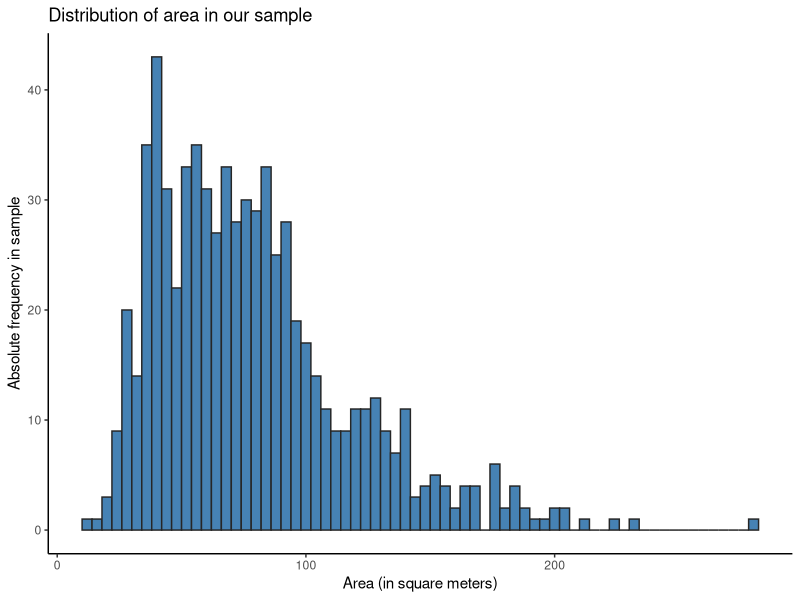
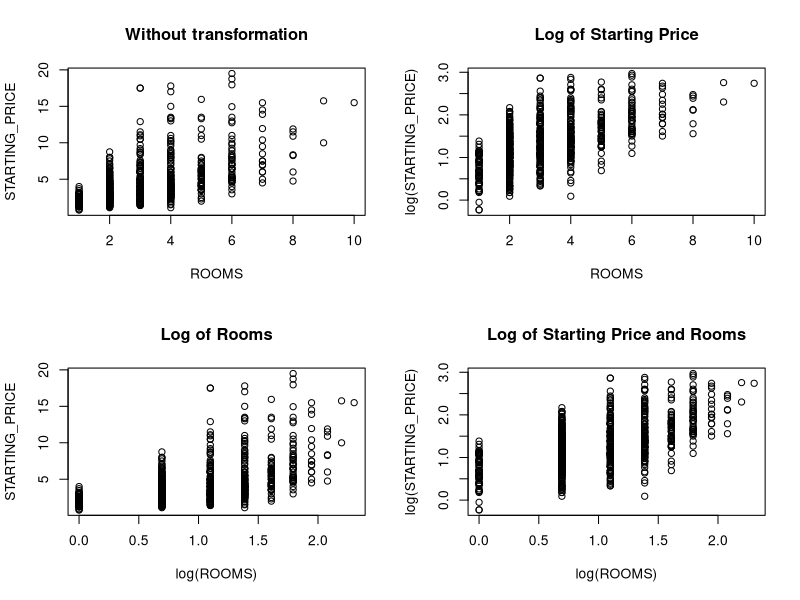
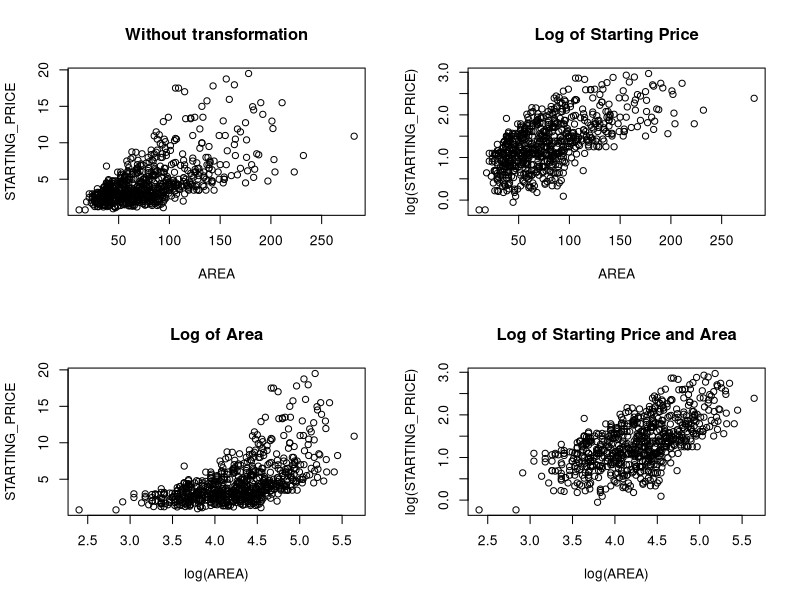
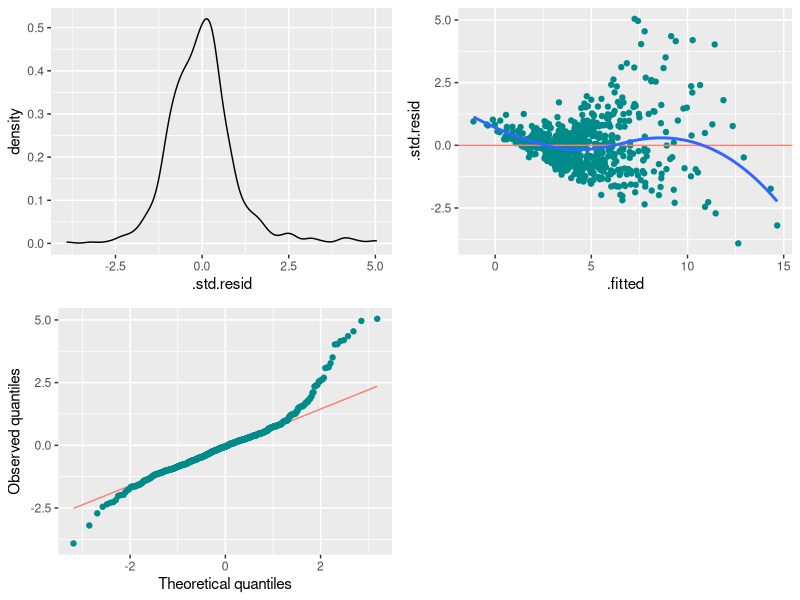
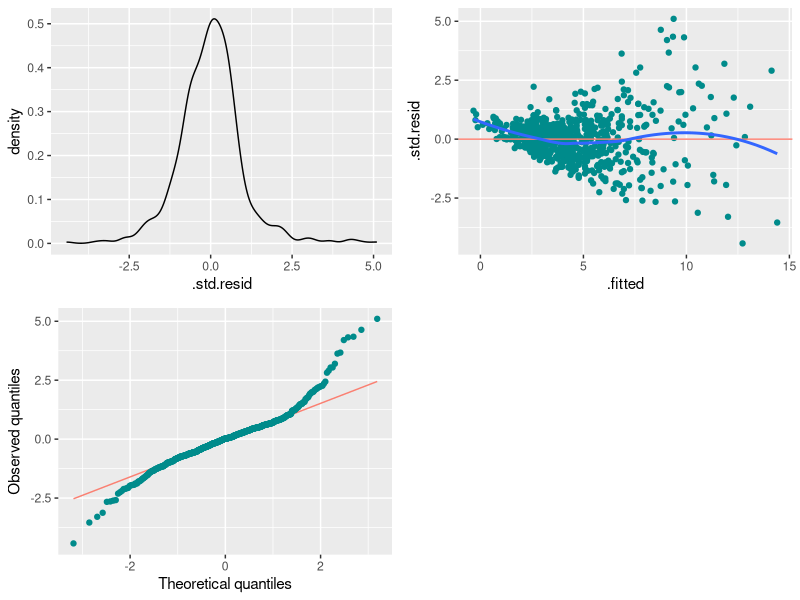
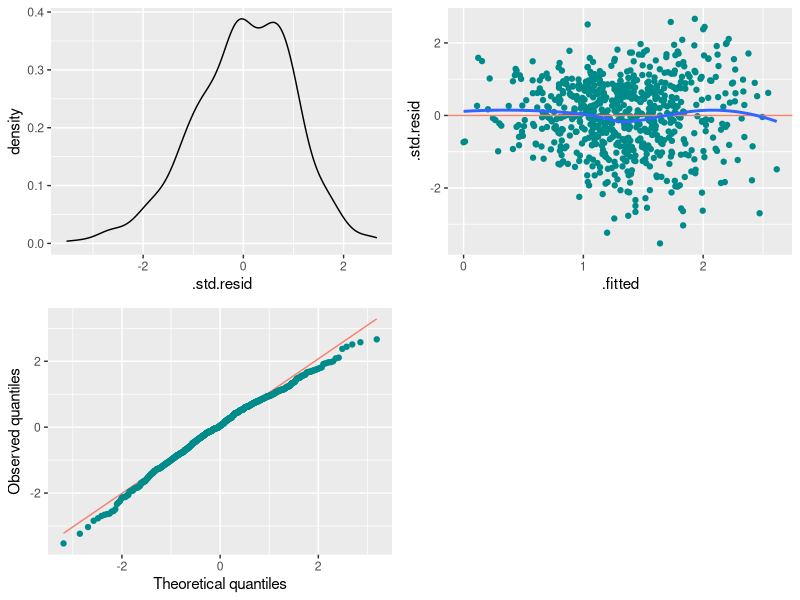
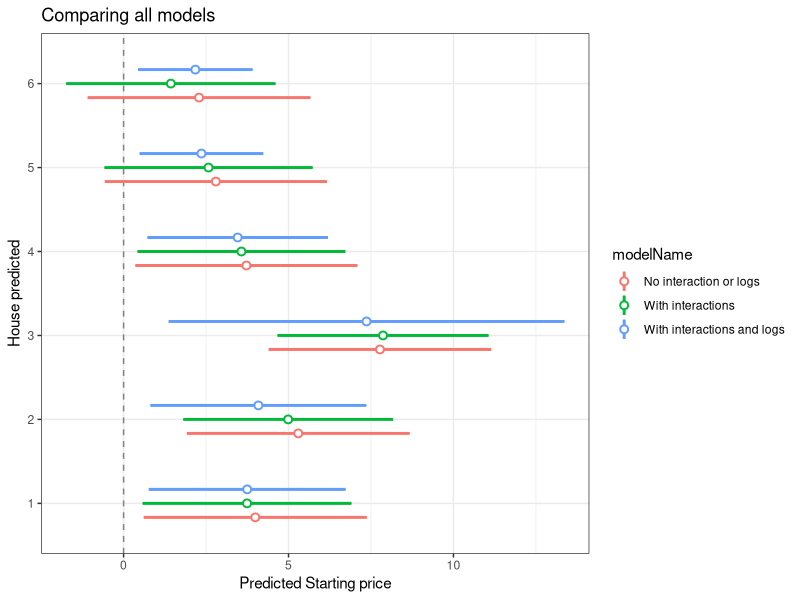

R code for these plots, in order:
## ---- chunk 1
library(readxl)
library(tidyverse)
library(ggplot2)
library(cowplot)
library(broom)
data <- read_excel("dataset01.xlsx")
test <- read_excel("test.xlsx")

data$STARTING_PRICE <- data$STARTING_PRICE / 1000000
data[c("REGION", "TYPE", "BALCONY")] <- lapply(data[c("REGION", "TYPE", "BALCONY")], as.factor)
levels(data$BALCONY) <- c("0", "1")
## ---- chunk 2
n_balconies <- sum(data$BALCONY == 1) # 390
n           <- length(data$BALCONY)   # 701
phat        <- n_balconies / n        # About 0.55635
p0          <- 0.5
se0         <- sqrt(p0 * (1 - p0) / n)
## ---- chunk 3
#| echo: true
z <- (phat - p0) / se0
p_value <- 2 * (1 - pnorm(abs(z)))
print(p_value)
## ---- chunk 4
#| echo: true
test_balcony = prop.test(n_balconies, n = n, p = 0.5, alternative = "two.sided", conf.level = 0.99)
test_balcony$p.value
## ---- chunk 5
alpha   <- 0.05
mu      <- 75
xbar    <- mean(data$AREA)
se      <- sqrt(sum((data$AREA - mu)^2) / (n-1)) # Population variance unknown
se_xbar <- se / sqrt(n) # Variance of xbar

data %>%
  ggplot() +
  geom_histogram(aes(AREA), fill = "steelblue", color = "grey15", binwidth = 4) + # Not really normally distributed...
  labs(title = "Distribution of area in our sample") +
  xlab("Area (in square meters)") +
  ylab("Absolute frequency in sample") +
  theme_classic()
## ---- chunk 6
#| echo: true
t_obs2  <- (xbar - mu) / se_xbar # 54.47
p_value2 <- 2 * (1 - pt(q=t_obs2,df=n-1))
print(p_value2)
## ---- chunk 7
#| echo: true
mean_test <- t.test(data$AREA, mu = mu, alternative = "two.sided", conf.level = 0.95)
mean_test$p.value
## ---- chunk 8
#| echo: true
phat  <- sum(data$TYPE == "Apartment") / n
z     <- qnorm(0.95) # Two-sided, so 90% ci uses z = 0.95
se    <- sqrt(phat*(1-phat)/n)
## ---- chunk 9
#| echo: true

conf_int <- c((phat - z*se), phat + z*se)
print(conf_int[2])

## ---- chunk 10
#| echo: true
ci <- prop.test(sum(data$TYPE == "Apartment"), n, conf.level = 0.9)
ci$conf.int
## ---- chunk 11
#| echo: true
xbar <- mean(data$ROOMS)  # About 3.15
se   <- sd(data$ROOMS)    # About 1.59
t975 <- qt(0.975, n-1)
## ---- chunk 12
#| echo: true
conf_int <- c((xbar - t975 * se / sqrt(n)), xbar + t975 * se / sqrt(n))
print(conf_int)
## ---- chunk 13
#| echo: true
ci <- t.test(data$ROOMS, conf.level = 0.95)
ci$conf.int
## ---- chunk 14
par(mfrow = c(2, 2))
plot(STARTING_PRICE ~ ROOMS, data = data, main = "Without transformation")
plot(log(STARTING_PRICE) ~ ROOMS, data = data, main = "Log of Starting Price")
plot(STARTING_PRICE ~ log(ROOMS), data = data, main = "Log of Rooms")
plot(log(STARTING_PRICE) ~ log(ROOMS), data = data, main = "Log of Starting Price and Rooms")
## ---- chunk 15
par(mfrow = c(2, 2))
plot(STARTING_PRICE ~ AREA, data = data, main = "Without transformation")
plot(log(STARTING_PRICE) ~ AREA, data = data, main = "Log of Starting Price")
plot(STARTING_PRICE ~ log(AREA), data = data, main = "Log of Area")
plot(log(STARTING_PRICE) ~ log(AREA), data = data, main = "Log of Starting Price and Area")

data <- read_excel("dataset01.xlsx")
data$STARTING_PRICE <- data$STARTING_PRICE / 1000000
data[c("REGION", "TYPE", "BALCONY")] <- lapply(data[c("REGION", "TYPE", "BALCONY")], as.factor)
## ---- chunk 16
m1 <- lm(STARTING_PRICE ~ REGION + TYPE + BALCONY + ROOMS + AREA, data = data)

base_model <- step(m1, direction = "backward", trace = 0)
summary(base_model)
## ---- chunk 17

m2 <- lm(STARTING_PRICE ~ REGION + TYPE + BALCONY + ROOMS + AREA + 
          REGION*TYPE + REGION*BALCONY + REGION*ROOMS + REGION*AREA + 
          TYPE*BALCONY + TYPE*ROOMS + TYPE*AREA + 
          BALCONY*ROOMS + BALCONY*AREA + 
          ROOMS*AREA, data = data)

no_log_model <- step(m2, direction = "backward", trace = 0)
summary(no_log_model)
## ---- chunk 18
m3 <- lm(log(STARTING_PRICE) ~ REGION + TYPE + BALCONY + ROOMS + log(AREA) + 
          REGION*TYPE + REGION*BALCONY + REGION*ROOMS + REGION*log(AREA) + 
          TYPE*BALCONY + TYPE*ROOMS + TYPE*log(AREA) + 
          BALCONY*ROOMS + BALCONY*log(AREA) + 
          ROOMS*log(AREA), data = data)

log_model <- step(m3, direction = "backward", trace = 0)
summary(log_model)
## ---- chunk 19
#Graphs
model1_aug <- augment(base_model)

obj1 <-
  model1_aug %>%
  ggplot(aes(.std.resid)) +
  geom_density() 

obj2 <-
  model1_aug %>% 
  ggplot(aes(x = .fitted, y = .std.resid))+
  geom_point(color = "cyan4") + 
  geom_hline(yintercept = 0, color = "salmon") +
  geom_smooth(se = F)

obj3 <-
  model1_aug %>% 
  ggplot(aes(sample = .std.resid)) +
  geom_qq_line(color = "salmon") +
  geom_qq(color = "cyan4") +
  labs(x = "Theoretical quantiles",
       y = "Observed quantiles")

plot_grid(obj1, obj2, obj3)

model2_aug <- augment(no_log_model)

obj1 <-
  model2_aug %>%
  ggplot(aes(.std.resid)) +
  geom_density() 

obj2 <-
  model2_aug %>% 
  ggplot(aes(x = .fitted, y = .std.resid))+
  geom_point(color = "cyan4") + 
  geom_hline(yintercept = 0, color = "salmon") +
  geom_smooth(se = F)

obj3 <-
  model2_aug %>% 
  ggplot(aes(sample = .std.resid)) +
  geom_qq_line(color = "salmon") +
  geom_qq(color = "cyan4") +
  labs(x = "Theoretical quantiles",
       y = "Observed quantiles")

plot_grid(obj1, obj2, obj3)

model3_aug <- augment(log_model)

obj1 <-
  model3_aug %>%
  ggplot(aes(.std.resid)) +
  geom_density() 

obj2 <-
  model3_aug %>% 
  ggplot(aes(x = .fitted, y = .std.resid))+
  geom_point(color = "cyan4") + 
  geom_hline(yintercept = 0, color = "salmon") +
  geom_smooth(se = F)

obj3 <-
  model3_aug %>% 
  ggplot(aes(sample = .std.resid)) +
  geom_qq_line(color = "salmon") +
  geom_qq(color = "cyan4") +
  labs(x = "Theoretical quantiles",
       y = "Observed quantiles")

plot_grid(obj1, obj2, obj3)

## ---- chunk 20
pred1 <- predict(base_model,test,interval = "prediction", level = 0.90)
pred2 <-predict(no_log_model,test,interval = "prediction", level = 0.90)
pred3 <-exp(predict(log_model,test,interval = "prediction", level = 0.90))

## ---- chunk 21
pred3[,1]
## ---- chunk 22
pred3[,2:3]
## ---- chunk 23

model1Frame <- data.frame(Variable = rownames(pred1),
                          Coefficient = pred1[,1],
                          SE=abs(pred1[,1]-pred1[,3]),
                          modelName = "No interaction or logs")
model2Frame <- data.frame(Variable = rownames(pred2),
                          Coefficient = pred2[,1],
                          SE=abs(pred2[,1]-pred2[,3]),
                          modelName = "With interactions")
model3Frame <- data.frame(Variable = rownames(pred3),
                          Coefficient = pred3[,1],
                          SE=abs(pred3[,1]-pred3[,3]),
                          modelName = "With interactions and logs")
# Combine these data.frames
allModelFrame <- data.frame(rbind(model1Frame, model2Frame, model3Frame))  # etc.

# Plot
zp1 <- ggplot(allModelFrame, aes(colour = modelName))
zp1 <- zp1 + geom_hline(yintercept = 0, colour = gray(1/2), lty = 2)
zp1 <- zp1 + geom_linerange(aes(x = Variable, ymin = Coefficient - SE,
                                ymax = Coefficient + SE),
                            lwd = 1, position = position_dodge(width = 1/2))
zp1 <- zp1 + geom_pointrange(aes(x = Variable, y = Coefficient, ymin = Coefficient - SE,
                                 ymax = Coefficient + SE),
                             lwd = 1/2, position = position_dodge(width = 1/2),
                             shape = 21, fill = "WHITE")
zp1 <- zp1 + coord_flip() + theme_bw()
zp1 <- zp1 + ggtitle("Comparing all models")+ylab("Predicted Starting price") +xlab("House predicted") 
print(zp1)  
